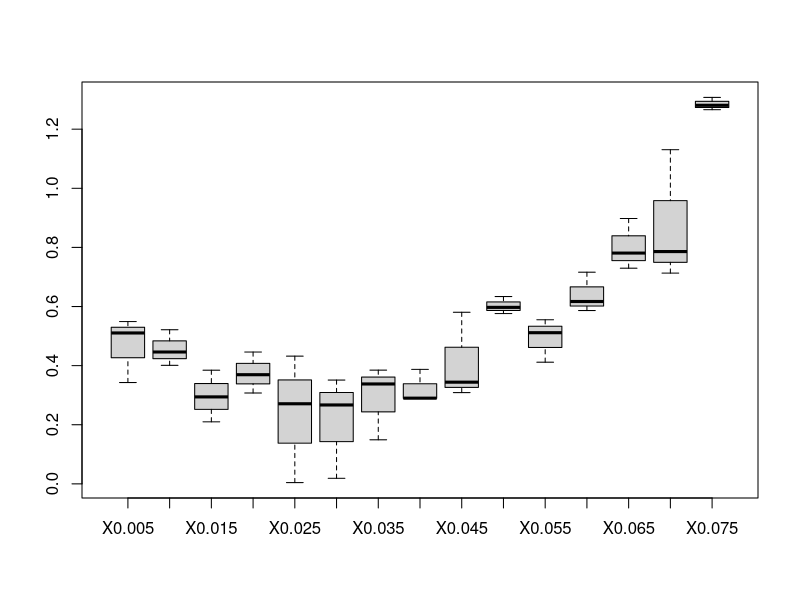

Reproduce this figure in R.
data = read.table("genal2.txt")

#3.1
y = c()
mut = c()
# gives X0.005, so not useable
names = names(data)
length(data[1,])
length(data[,1])
for (i in 1:length(data[1,])){
  for (j in 1:length(data[,1])){
    y = c(y, data[j,i])
    mut = c(mut, 0.005*i)
  }
}
genal2frame=data.frame(y,mut)

#3.2
boxplot(data)

#3.3
genal2frame$mut2=genal2frame$mut^2
genal2lm=lm(y~mut+mut2,data=genal2frame)
summary(genal2lm)

#3.4